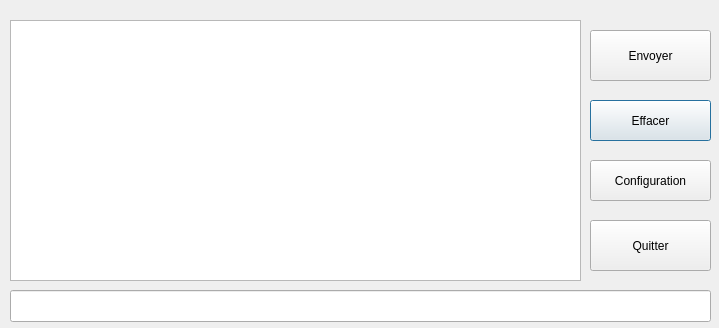
<?xml version="1.0" encoding="UTF-8"?>
<ui version="4.0">
 <class>Dialog</class>
 <widget class="QDialog" name="Dialog">
  <property name="geometry">
   <rect>
    <x>0</x>
    <y>0</y>
    <width>719</width>
    <height>328</height>
   </rect>
  </property>
  <property name="windowTitle">
   <string>Dialog</string>
  </property>
  <widget class="QTextEdit" name="texteMorse">
   <property name="geometry">
    <rect>
     <x>10</x>
     <y>20</y>
     <width>571</width>
     <height>261</height>
    </rect>
   </property>
  </widget>
  <widget class="QLineEdit" name="barreDeStatus">
   <property name="geometry">
    <rect>
     <x>10</x>
     <y>290</y>
     <width>701</width>
     <height>32</height>
    </rect>
   </property>
   <property name="readOnly">
    <bool>true</bool>
   </property>
  </widget>
  <widget class="QPushButton" name="effacer">
   <property name="geometry">
    <rect>
     <x>590</x>
     <y>100</y>
     <width>121</width>
     <height>41</height>
    </rect>
   </property>
   <property name="text">
    <string>Effacer</string>
   </property>
  </widget>
  <widget class="QPushButton" name="envoyer">
   <property name="geometry">
    <rect>
     <x>590</x>
     <y>30</y>
     <width>121</width>
     <height>51</height>
    </rect>
   </property>
   <property name="text">
    <string>Envoyer</string>
   </property>
  </widget>
  <widget class="QPushButton" name="quitter">
   <property name="geometry">
    <rect>
     <x>590</x>
     <y>220</y>
     <width>121</width>
     <height>51</height>
    </rect>
   </property>
   <property name="text">
    <string>Quitter</string>
   </property>
  </widget>
  <widget class="QPushButton" name="configuration">
   <property name="geometry">
    <rect>
     <x>590</x>
     <y>160</y>
     <width>121</width>
     <height>41</height>
    </rect>
   </property>
   <property name="text">
    <string>Configuration</string>
   </property>
  </widget>
 </widget>
 <resources/>
 <connections/>
</ui>
